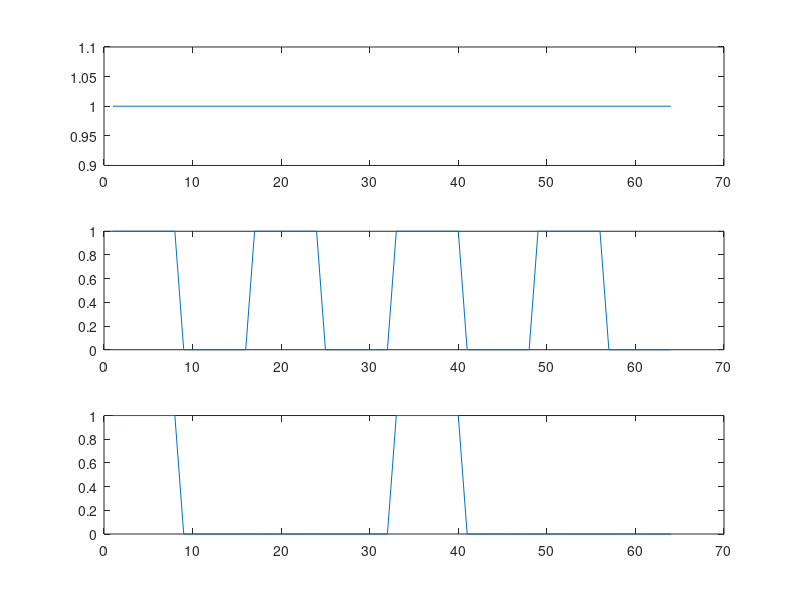

MATLAB code to generate this figure:
x1=[ones(1,8)]
nx1=[0:length(x1)-1]

x2=[ones(1,8) zeros(1,8)]
nx2=[0:length(x2)-1]

x3=[ones(1,8) zeros(1,24)]
nx3=[0:length(x3)-1]

N=64
for n=0:N-1
    r=rem(n,length(x1))
    x11(n+1)=x1(r+1)
end
subplot(3,1,1)
plot(x11)

for n=0:N-1
    r=rem(n,length(x2))
    x22(n+1)=x2(r+1)
end
subplot(3,1,2)
plot(x22)

for n=0:N-1
    r=rem(n,length(x3))
    x33(n+1)=x3(r+1)
end
subplot(3,1,3)
plot(x33)
